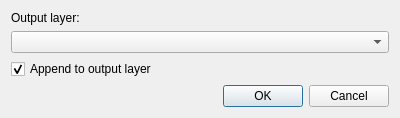
<?xml version="1.0" encoding="UTF-8"?>
<ui version="4.0">
 <class>PolygonizeDialog</class>
 <widget class="QDialog" name="PolygonizeDialog">
  <property name="geometry">
   <rect>
    <x>0</x>
    <y>0</y>
    <width>400</width>
    <height>109</height>
   </rect>
  </property>
  <property name="windowTitle">
   <string>Dialog</string>
  </property>
  <property name="modal">
   <bool>true</bool>
  </property>
  <layout class="QVBoxLayout" name="verticalLayout">
   <item>
    <widget class="QLabel" name="label">
     <property name="text">
      <string>Output layer:</string>
     </property>
    </widget>
   </item>
   <item>
    <widget class="QComboBox" name="comboBoxLayers"/>
   </item>
   <item>
    <widget class="QCheckBox" name="checkBoxAppend">
     <property name="text">
      <string>Append to output layer</string>
     </property>
     <property name="checked">
      <bool>true</bool>
     </property>
    </widget>
   </item>
   <item>
    <widget class="QDialogButtonBox" name="buttonBox">
     <property name="orientation">
      <enum>Qt::Horizontal</enum>
     </property>
     <property name="standardButtons">
      <set>QDialogButtonBox::Cancel|QDialogButtonBox::Ok</set>
     </property>
    </widget>
   </item>
  </layout>
 </widget>
 <resources/>
 <connections>
  <connection>
   <sender>buttonBox</sender>
   <signal>accepted()</signal>
   <receiver>PolygonizeDialog</receiver>
   <slot>accept()</slot>
   <hints>
    <hint type="sourcelabel">
     <x>248</x>
     <y>254</y>
    </hint>
    <hint type="destinationlabel">
     <x>157</x>
     <y>274</y>
    </hint>
   </hints>
  </connection>
  <connection>
   <sender>buttonBox</sender>
   <signal>rejected()</signal>
   <receiver>PolygonizeDialog</receiver>
   <slot>reject()</slot>
   <hints>
    <hint type="sourcelabel">
     <x>316</x>
     <y>260</y>
    </hint>
    <hint type="destinationlabel">
     <x>286</x>
     <y>274</y>
    </hint>
   </hints>
  </connection>
 </connections>
</ui>
